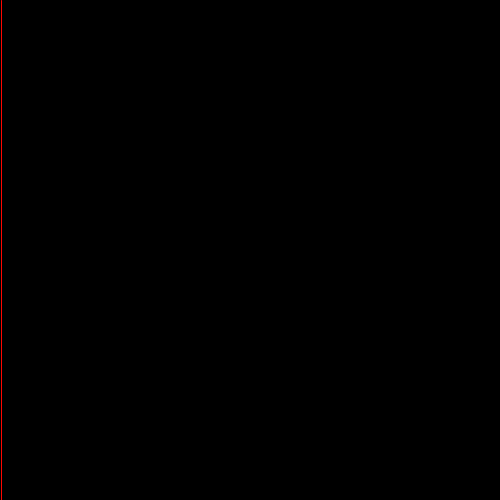
Frame 1 (no input)
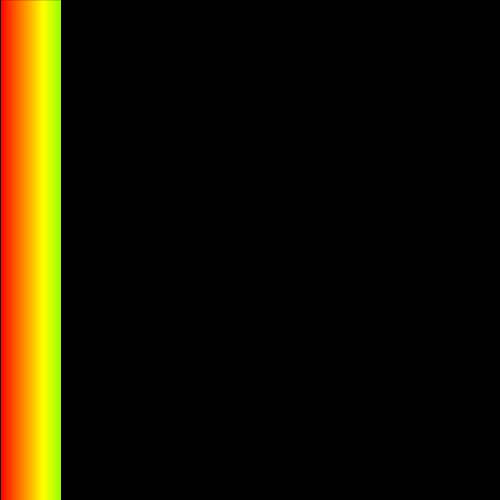
Frame 60 (the mouse pressed at the canvas centre just before this capture)
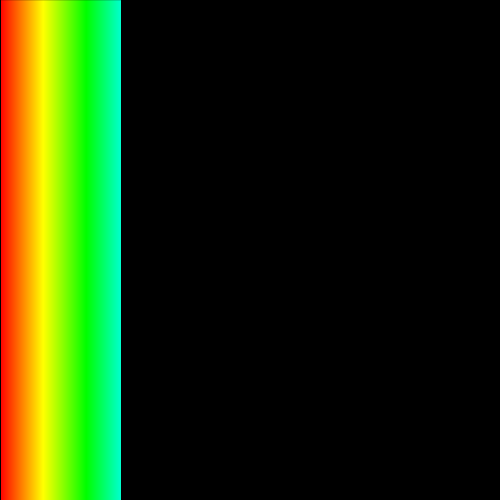
Frame 120 (the mouse held since frame 60 and released just before this capture)

The Processing sketch that drew these frames (run headless with seeded random() and noise(); from frame 60 on, the mouse is pressed at the canvas centre):

// Processing sketch: Rainbow
// ── Rainbow.pde
int R, G, B, mode;

void setup() {
  size(500, 500);

  R = 255;
  G = 0;
  B = 0;
  
  background(0);
}

void draw() {
  if (mode == 0) {
    G+=6;
    if (G > 255) {
      G = 255;
      mode++;
    }
  } else if (mode == 1) {
    R-=6;
    if (R < 0) {
      R = 0;
      mode++;
    }
  } else if (mode == 2) {
    B+=6;
    if (B > 255) {
      B = 255;
      mode++;
    }
  } else if (mode == 3) {
    G-=6;
    if (G < 0) {
      G = 0;
      mode++;
    }
  } else if (mode == 4) {
    R+=6;
    if (R > 255) {
      R = 255;
      mode++;
    }
  } else if (mode == 5) {
    B-=6;
    if (B < 0) {
      B = 0;
      mode = 0;
    }
  }
  
  stroke(R, G, B);
  line(frameCount, 0, frameCount, height);
}
